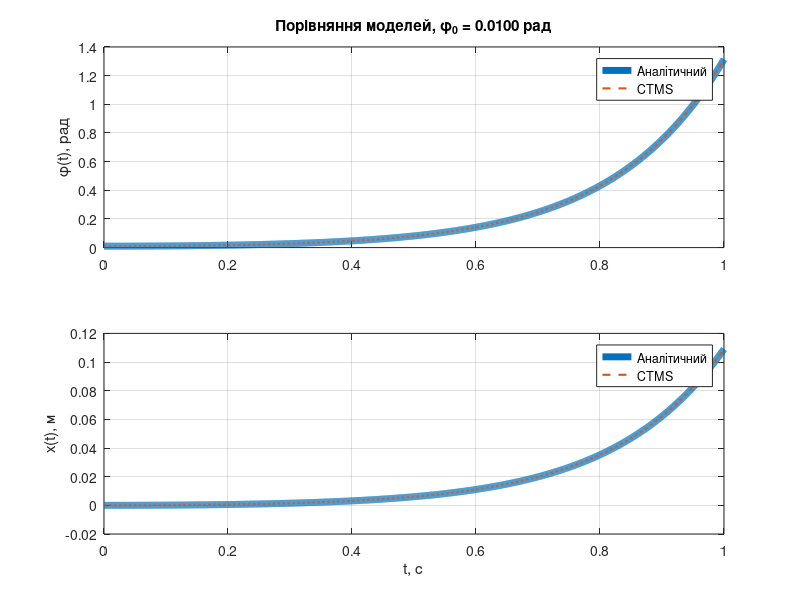
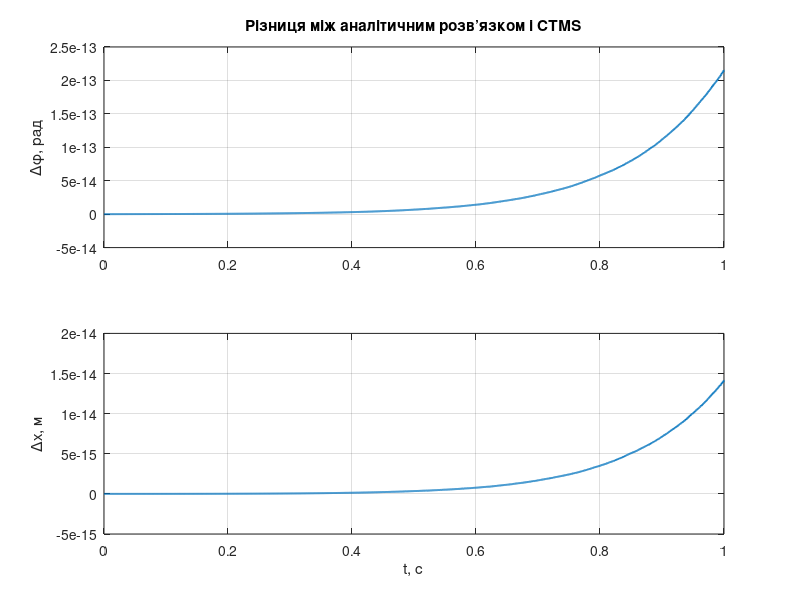

MATLAB code to generate these figures, in order:
clc;
clear;
close all;

%% 1. Параметри системи
M = 0.5;       % маса вагончика, кг
m = 0.2;       % маса маятника, кг
b = 0.1;       % коефіцієнт в'язкого тертя, Н*с/м
l = 0.3;       % відстань від шарніра до центра мас, м
g = 9.81;      % прискорення вільного падіння, м/с^2

% Момент інерції однорідного стержня відносно центра мас
I = (1/3)*m*l^2;

%% 2. Початкові умови
phi0  = 0.01;  % phi(0), рад
dphi0 = 0;     % phi_dot(0), рад/с
x0    = 0;     % x(0), м
dx0   = 0;     % x_dot(0), м/с

%% 3. Час моделювання
% Через нестійкість перевернутого маятника беремо невеликий інтервал
tEnd = 1.0;
t = linspace(0, tEnd, 2000).';   % стовпець

%% 4. Характеристичний поліном аналітичного розв'язку
q = (M + m)*(I + m*l^2) - (m*l)^2;

polynomialCoefficients = [ ...
    q, ...
    b*(I + m*l^2), ...
    -(M + m)*m*g*l, ...
    -b*m*g*l ];

r = roots(polynomialCoefficients);

% Перевіряємо, що корені дійсні
if any(abs(imag(r)) > 1e-10)
    error('Характеристичне рівняння має комплексні корені.');
end

r = real(r);

% Впорядкування коренів
rPositive = r(r > 0);
rNegative = sort(r(r < 0));

r1 = rPositive(1);
r2 = rNegative(1);  % великий від'ємний корінь
r3 = rNegative(2);  % малий від'ємний корінь

fprintf('Характеристичні корені:\n');
fprintf('r0 = 0\n');
fprintf('r1 = %.10f\n', r1);
fprintf('r2 = %.10f\n', r2);
fprintf('r3 = %.10f\n', r3);

%% 5. Зв'язок амплітуд x(t) і phi(t)
A1 = ((I + m*l^2)*r1^2 - m*g*l)/(m*l*r1^2);
A2 = ((I + m*l^2)*r2^2 - m*g*l)/(m*l*r2^2);
A3 = ((I + m*l^2)*r3^2 - m*g*l)/(m*l*r3^2);

%% 6. Визначення сталих інтегрування
%
% phi(t) = C1*exp(r1*t) + C2*exp(r2*t) + C3*exp(r3*t)
%
% x(t) = C0 + A1*C1*exp(r1*t)
%            + A2*C2*exp(r2*t)
%            + A3*C3*exp(r3*t)

Kconstants = [ ...
    1,       1,       1,       0;
    r1,      r2,      r3,      0;
    A1,      A2,      A3,      1;
    A1*r1,   A2*r2,   A3*r3,   0 ];

initialConditions = [phi0; dphi0; x0; dx0];

constants = Kconstants \ initialConditions;

C1 = constants(1);
C2 = constants(2);
C3 = constants(3);
C0 = constants(4);

%% 7. Аналітичний розв'язок
phiAnalytical = ...
      C1*exp(r1*t) ...
    + C2*exp(r2*t) ...
    + C3*exp(r3*t);

xAnalytical = ...
      C0 ...
    + A1*C1*exp(r1*t) ...
    + A2*C2*exp(r2*t) ...
    + A3*C3*exp(r3*t);

%% 8. Модель CTMS у просторі станів
%
% Вектор стану CTMS:
%
% z = [x; x_dot; phi; phi_dot]

p = I*(M + m) + M*m*l^2;

Actms = [ ...
    0,  1,                         0,                      0;
    0, -(I + m*l^2)*b/p,          m^2*g*l^2/p,           0;
    0,  0,                         0,                      1;
    0, -m*l*b/p,                   m*g*l*(M + m)/p,       0 ];

Bctms = [ ...
    0;
    (I + m*l^2)/p;
    0;
    m*l/p ];

% Виходи:
% y(:,1) = x
% y(:,2) = phi
Cctms = [ ...
    1, 0, 0, 0;
    0, 0, 1, 0 ];

Dctms = [0; 0];

systemCTMS = ss(Actms, Bctms, Cctms, Dctms);

%% 9. Початкові умови для CTMS
% Порядок станів: [x; x_dot; phi; phi_dot]

z0ctms = [x0; dx0; phi0; dphi0];

% Вільний рух при u(t) = 0
[yCTMS, tCTMS, stateCTMS] = initial(systemCTMS, z0ctms, t);

xCTMS   = yCTMS(:,1);
phiCTMS = yCTMS(:,2);

% %% 10. Порівняння phi(t)
% figure;
% 
% plot(t, phiAnalytical, 'LineWidth', 1.6);
% hold on;
% plot(tCTMS, phiCTMS, '--', 'LineWidth', 1.4);
% 
% grid on;
% xlabel('t, с');
% ylabel('\phi(t), рад');
% 
% title({
%     'Порівняння аналітичного розв’язку та моделі CTMS'
%     sprintf('\\phi_0 = %.4f рад', phi0)
% });
% 
% legend( ...
%     'Аналітичний розв’язок', ...
%     'Модель CTMS', ...
%     'Location', 'best');

% %% 11. Порівняння x(t)
% figure;
% 
% plot(t, xAnalytical, 'LineWidth', 1.6);
% hold on;
% plot(tCTMS, xCTMS, '--', 'LineWidth', 1.4);
% 
% grid on;
% xlabel('t, с');
% ylabel('x(t), м');
% 
% title({
%     'Порівняння координати вагончика'
%     sprintf('\\phi_0 = %.4f рад', phi0)
% });
% 
% legend( ...
%     'Аналітичний розв’язок', ...
%     'Модель CTMS', ...
%     'Location', 'best');

%% 12. Обидві координати на одному рисунку
figure;

subplot(2,1,1);

plot(t, phiAnalytical, 'LineWidth', 5);
hold on;
plot(tCTMS, phiCTMS, '--', 'LineWidth', 1.5);

grid on;
ylabel('\phi(t), рад');
legend('Аналітичний', 'CTMS', 'Location', 'best');
title(sprintf('Порівняння моделей, \\phi_0 = %.4f рад', phi0));

subplot(2,1,2);

plot(t, xAnalytical, 'LineWidth', 5);
hold on;
plot(tCTMS, xCTMS, '--', 'LineWidth', 1.5);

grid on;
xlabel('t, с');
ylabel('x(t), м');
legend('Аналітичний', 'CTMS', 'Location', 'best');

%% 13. Похибки між моделями
phiError = phiAnalytical - phiCTMS;
xError   = xAnalytical - xCTMS;

figure;

subplot(2,1,1);
plot(t, phiError, 'LineWidth', 1.4);
grid on;
ylabel('\Delta\phi, рад');
title('Різниця між аналітичним розв’язком і CTMS');

subplot(2,1,2);
plot(t, xError, 'LineWidth', 1.4);
grid on;
xlabel('t, с');
ylabel('\Deltax, м');

%% 14. Числові показники збіжності
maxPhiError = max(abs(phiError));
maxXError   = max(abs(xError));

rmsPhiError = sqrt(mean(phiError.^2));
rmsXError   = sqrt(mean(xError.^2));

fprintf('\nПорівняння моделей:\n');
fprintf('Максимальна похибка phi = %.6e рад\n', maxPhiError);
fprintf('Середньоквадратична похибка phi = %.6e рад\n', rmsPhiError);
fprintf('Максимальна похибка x = %.6e м\n', maxXError);
fprintf('Середньоквадратична похибка x = %.6e м\n', rmsXError);
